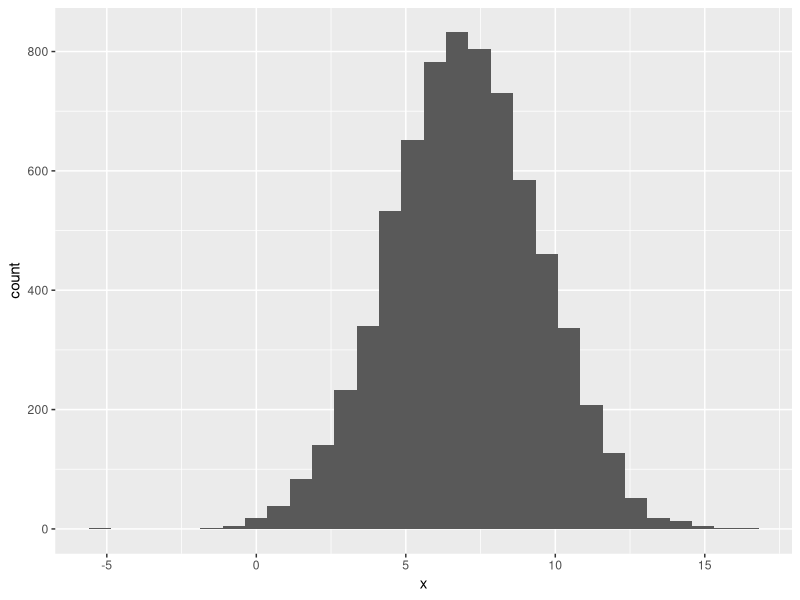
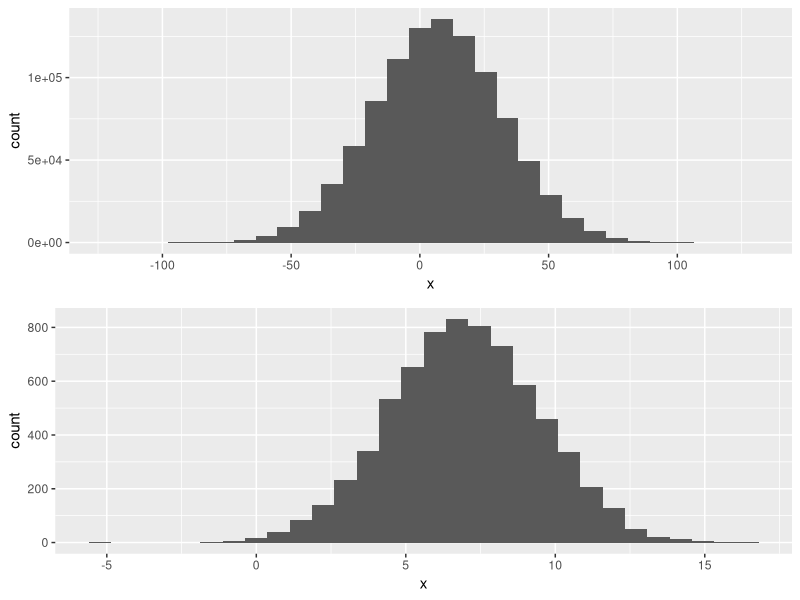
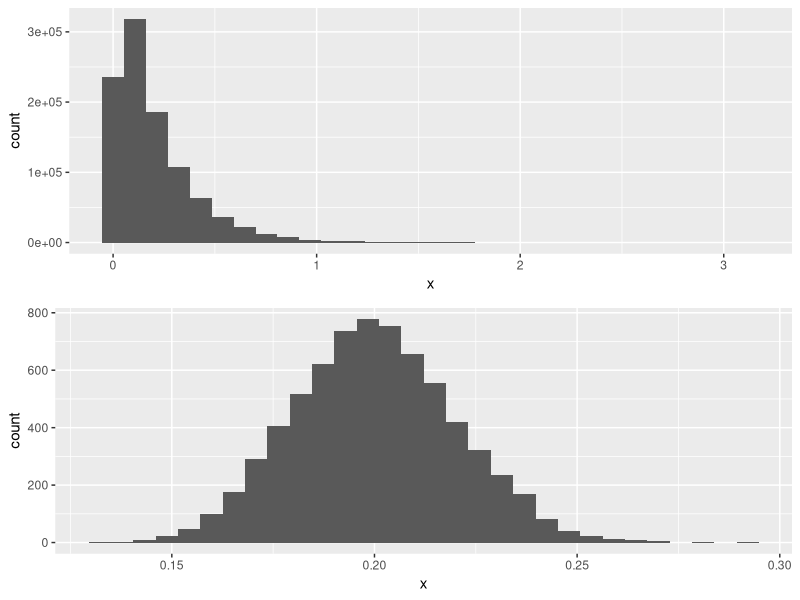

Generate these figures, in order, with R:
## ---- chunk 1
install.packages("gridExtra")
## ---- chunk 2
library(ggplot2)
## ---- chunk 3
R <- 7000
out <- rep(NA, R)
for (i in 1:R) {
  ## assume population
  X <- rnorm(100, mean = 7, sd = 25)
  out[i] <- mean(X) # samples from sampling distrib.
}
X <- rnorm(1e6, 7, 25) # "population" to compare
pop_plot <- ggplot(data.frame(x = X), aes(x = x)) +
  geom_histogram(bins = 30)
sampdist_plot <- ggplot(data.frame(x = out), aes(x = x)) +
  geom_histogram(bins = 30)
## ---- chunk 4
sampdist_plot
## ---- chunk 5
library(gridExtra)
grid.arrange(pop_plot, sampdist_plot, nrow = 2)
## ---- chunk 6
R <- 7000
out <- rep(NA, R)
for (i in 1:R) {
  ## assume population
  X <- rexp(100, 5)
  out[i] <- mean(X) # samples from sampling distrib.
}
X <- rexp(1e6, 5) # "population"
pop_plot <- ggplot(data.frame(x = X), aes(x = x)) +
  geom_histogram(bins = 30)
sampdist_plot <- ggplot(data.frame(x = out), aes(x = x)) +
  geom_histogram(bins = 30)
## ---- chunk 7
library(gridExtra)
grid.arrange(pop_plot, sampdist_plot, nrow = 2)
## ---- chunk 8
pop_p <- 0.654
R <- 7000
out <- rep(NA, R)
for (i in 1:R) {
  ## assume population
  X <- rbinom(100, 1, pop_p)
  # Recall: Bias = E(Xbar) - population parameter
  out[i] <- mean(X) - pop_p # Point estimates of Bias
}
mean(out)
